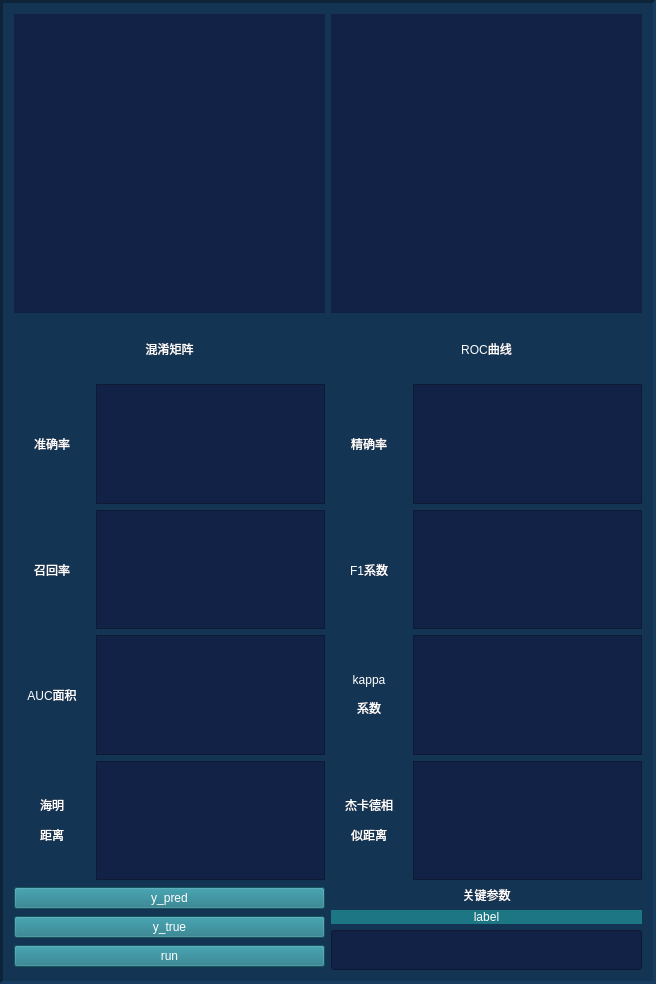
           <widget class="QFrame" name="frame_gener">
            <property name="styleSheet">
             <string notr="true">background-color: rgb(20, 52, 83);
border-color: rgb(255, 97, 6);
</string>
            </property>
            <property name="frameShape">
             <enum>QFrame::Panel</enum>
            </property>
            <property name="frameShadow">
             <enum>QFrame::Sunken</enum>
            </property>
            <property name="lineWidth">
             <number>3</number>
            </property>
            <property name="midLineWidth">
             <number>3</number>
            </property>
            <layout class="QVBoxLayout" name="verticalLayout">
             <item>
              <layout class="QGridLayout" name="gridLayout_gener_main" rowstretch="5,1,2,2,2,2,2" columnstretch="1,3,0,1,3">
               <property name="leftMargin">
                <number>0</number>
               </property>
               <item row="3" column="1" colspan="2">
                <widget class="QTextBrowser" name="textBrowser_R">
                 <property name="styleSheet">
                  <string notr="true">background-color: rgb(18, 34, 70);</string>
                 </property>
                </widget>
               </item>
               <item row="2" column="3">
                <widget class="QLabel" name="label_P">
                 <property name="styleSheet">
                  <string notr="true">color: rgb(255, 255, 255);
background-color:transparent;</string>
                 </property>
                 <property name="text">
                  <string>精确率</string>
                 </property>
                 <property name="alignment">
                  <set>Qt::AlignCenter</set>
                 </property>
                </widget>
               </item>
               <item row="4" column="4">
                <widget class="QTextBrowser" name="textBrowser_K">
                 <property name="styleSheet">
                  <string notr="true">background-color: rgb(18, 34, 70);</string>
                 </property>
                </widget>
               </item>
               <item row="5" column="3">
                <widget class="QLabel" name="label_J">
                 <property name="styleSheet">
                  <string notr="true">color: rgb(255, 255, 255);
background-color:transparent;</string>
                 </property>
                 <property name="text">
                  <string>&lt;html&gt;&lt;head/&gt;&lt;body&gt;&lt;p&gt;杰卡德相&lt;/p&gt;&lt;p&gt;似距离&lt;/p&gt;&lt;/body&gt;&lt;/html&gt;</string>
                 </property>
                 <property name="alignment">
                  <set>Qt::AlignCenter</set>
                 </property>
                </widget>
               </item>
               <item row="4" column="0">
                <widget class="QLabel" name="label_AUC">
                 <property name="styleSheet">
                  <string notr="true">color: rgb(255, 255, 255);
background-color:transparent;</string>
                 </property>
                 <property name="text">
                  <string>AUC面积</string>
                 </property>
                 <property name="alignment">
                  <set>Qt::AlignCenter</set>
                 </property>
                </widget>
               </item>
               <item row="0" column="3" colspan="2">
                <widget class="QLabel" name="label_ROC">
                 <property name="sizePolicy">
                  <sizepolicy hsizetype="Expanding" vsizetype="Expanding">
                   <horstretch>0</horstretch>
                   <verstretch>30</verstretch>
                  </sizepolicy>
                 </property>
                 <property name="minimumSize">
                  <size>
                   <width>0</width>
                   <height>0</height>
                  </size>
                 </property>
                 <property name="styleSheet">
                  <string notr="true">background-color: rgb(18, 34, 70);</string>
                 </property>
                 <property name="text">
                  <string/>
                 </property>
                 <property name="alignment">
                  <set>Qt::AlignCenter</set>
                 </property>
                </widget>
               </item>
               <item row="3" column="4">
                <widget class="QTextBrowser" name="textBrowser_F1">
                 <property name="styleSheet">
                  <string notr="true">background-color: rgb(18, 34, 70);</string>
                 </property>
                </widget>
               </item>
               <item row="2" column="4">
                <widget class="QTextBrowser" name="textBrowser_P">
                 <property name="styleSheet">
                  <string notr="true">background-color: rgb(18, 34, 70);</string>
                 </property>
                </widget>
               </item>
               <item row="3" column="0">
                <widget class="QLabel" name="label_R">
                 <property name="styleSheet">
                  <string notr="true">color: rgb(255, 255, 255);
background-color:transparent;</string>
                 </property>
                 <property name="text">
                  <string>召回率</string>
                 </property>
                 <property name="alignment">
                  <set>Qt::AlignCenter</set>
                 </property>
                </widget>
               </item>
               <item row="5" column="0">
                <widget class="QLabel" name="label_H">
                 <property name="styleSheet">
                  <string notr="true">color: rgb(255, 255, 255);
background-color:transparent;</string>
                 </property>
                 <property name="text">
                  <string>&lt;html&gt;&lt;head/&gt;&lt;body&gt;&lt;p&gt;海明&lt;/p&gt;&lt;p&gt;距离&lt;/p&gt;&lt;/body&gt;&lt;/html&gt;</string>
                 </property>
                 <property name="alignment">
                  <set>Qt::AlignCenter</set>
                 </property>
                </widget>
               </item>
               <item row="1" column="3" colspan="2">
                <widget class="QLabel" name="label_ROC_2">
                 <property name="sizePolicy">
                  <sizepolicy hsizetype="Expanding" vsizetype="Expanding">
                   <horstretch>0</horstretch>
                   <verstretch>30</verstretch>
                  </sizepolicy>
                 </property>
                 <property name="styleSheet">
                  <string notr="true">color: rgb(255, 255, 255);
background-color:transparent;</string>
                 </property>
                 <property name="text">
                  <string>ROC曲线</string>
                 </property>
                 <property name="alignment">
                  <set>Qt::AlignCenter</set>
                 </property>
                </widget>
               </item>
               <item row="5" column="4">
                <widget class="QTextBrowser" name="textBrowser_8">
                 <property name="styleSheet">
                  <string notr="true">background-color: rgb(18, 34, 70);</string>
                 </property>
                </widget>
               </item>
               <item row="3" column="3">
                <widget class="QLabel" name="label_F1">
                 <property name="styleSheet">
                  <string notr="true">color: rgb(255, 255, 255);
background-color:transparent;</string>
                 </property>
                 <property name="text">
                  <string>F1系数</string>
                 </property>
                 <property name="alignment">
                  <set>Qt::AlignCenter</set>
                 </property>
                </widget>
               </item>
               <item row="2" column="0">
                <widget class="QLabel" name="label_A">
                 <property name="styleSheet">
                  <string notr="true">color: rgb(255, 255, 255);
background-color:transparent;</string>
                 </property>
                 <property name="text">
                  <string>准确率</string>
                 </property>
                 <property name="alignment">
                  <set>Qt::AlignCenter</set>
                 </property>
                </widget>
               </item>
               <item row="0" column="0" colspan="3">
                <widget class="QLabel" name="label_C_2">
                 <property name="sizePolicy">
                  <sizepolicy hsizetype="Expanding" vsizetype="Expanding">
                   <horstretch>0</horstretch>
                   <verstretch>0</verstretch>
                  </sizepolicy>
                 </property>
                 <property name="minimumSize">
                  <size>
                   <width>50</width>
                   <height>50</height>
                  </size>
                 </property>
                 <property name="styleSheet">
                  <string notr="true">background-color: rgb(18, 34, 70);</string>
                 </property>
                 <property name="frameShape">
                  <enum>QFrame::NoFrame</enum>
                 </property>
                 <property name="frameShadow">
                  <enum>QFrame::Plain</enum>
                 </property>
                 <property name="lineWidth">
                  <number>3</number>
                 </property>
                 <property name="midLineWidth">
                  <number>0</number>
                 </property>
                 <property name="text">
                  <string/>
                 </property>
                 <property name="alignment">
                  <set>Qt::AlignCenter</set>
                 </property>
                </widget>
               </item>
               <item row="4" column="3">
                <widget class="QLabel" name="label_K">
                 <property name="styleSheet">
                  <string notr="true">color: rgb(255, 255, 255);
background-color:transparent;</string>
                 </property>
                 <property name="text">
                  <string>&lt;html&gt;&lt;head/&gt;&lt;body&gt;&lt;p&gt;kappa&lt;/p&gt;&lt;p&gt;系数&lt;/p&gt;&lt;/body&gt;&lt;/html&gt;</string>
                 </property>
                 <property name="alignment">
                  <set>Qt::AlignCenter</set>
                 </property>
                </widget>
               </item>
               <item row="2" column="1" colspan="2">
                <widget class="QTextBrowser" name="textBrowser_A">
                 <property name="styleSheet">
                  <string notr="true">background-color: rgb(18, 34, 70);</string>
                 </property>
                </widget>
               </item>
               <item row="1" column="0" colspan="3">
                <widget class="QLabel" name="label_C">
                 <property name="sizePolicy">
                  <sizepolicy hsizetype="Expanding" vsizetype="Expanding">
                   <horstretch>0</horstretch>
                   <verstretch>30</verstretch>
                  </sizepolicy>
                 </property>
                 <property name="font">
                  <font>
                   <pointsize>9</pointsize>
                  </font>
                 </property>
                 <property name="styleSheet">
                  <string notr="true">color: rgb(255, 255, 255);
background-color:transparent;</string>
                 </property>
                 <property name="locale">
                  <locale language="Catalan" country="Spain"/>
                 </property>
                 <property name="text">
                  <string>混淆矩阵</string>
                 </property>
                 <property name="alignment">
                  <set>Qt::AlignCenter</set>
                 </property>
                </widget>
               </item>
               <item row="5" column="1" colspan="2">
                <widget class="QTextBrowser" name="textBrowser_H">
                 <property name="styleSheet">
                  <string notr="true">background-color: rgb(18, 34, 70);</string>
                 </property>
                </widget>
               </item>
               <item row="4" column="1" colspan="2">
                <widget class="QTextBrowser" name="textBrowser_AUC">
                 <property name="styleSheet">
                  <string notr="true">background-color: rgb(18, 34, 70);</string>
                 </property>
                </widget>
               </item>
               <item row="6" column="0" colspan="3">
                <layout class="QVBoxLayout" name="verticalLayout_input_g">
                 <item>
                  <widget class="QPushButton" name="pushButton_y_pred_A">
                   <property name="styleSheet">
                    <string notr="true">color: rgb(255, 255, 255);
background-color: rgb(28, 118, 132);</string>
                   </property>
                   <property name="text">
                    <string>y_pred</string>
                   </property>
                  </widget>
                 </item>
                 <item>
                  <widget class="QPushButton" name="pushButton_y_true_A">
                   <property name="styleSheet">
                    <string notr="true">color: rgb(255, 255, 255);
background-color: rgb(28, 118, 132);</string>
                   </property>
                   <property name="text">
                    <string>y_true</string>
                   </property>
                  </widget>
                 </item>
                 <item>
                  <widget class="QPushButton" name="pushButton_run_A">
                   <property name="styleSheet">
                    <string notr="true">color: rgb(255, 255, 255);
background-color: rgb(28, 118, 132);</string>
                   </property>
                   <property name="text">
                    <string>run</string>
                   </property>
                  </widget>
                 </item>
                </layout>
               </item>
               <item row="6" column="3" colspan="2">
                <layout class="QVBoxLayout" name="verticalLayout_guanjiancanshu_gener">
                 <item>
                  <widget class="QLabel" name="label_guanjiancanshu_A">
                   <property name="styleSheet">
                    <string notr="true">color: rgb(255, 255, 255);</string>
                   </property>
                   <property name="text">
                    <string>关键参数</string>
                   </property>
                   <property name="alignment">
                    <set>Qt::AlignCenter</set>
                   </property>
                  </widget>
                 </item>
                 <item>
                  <widget class="QLabel" name="label_label_A">
                   <property name="styleSheet">
                    <string notr="true">color: rgb(255, 255, 255);
background-color: rgb(28, 118, 132);</string>
                   </property>
                   <property name="text">
                    <string>label</string>
                   </property>
                   <property name="alignment">
                    <set>Qt::AlignCenter</set>
                   </property>
                  </widget>
                 </item>
                 <item>
                  <widget class="QLineEdit" name="lineEdit_gener_A">
                   <property name="minimumSize">
                    <size>
                     <width>0</width>
                     <height>40</height>
                    </size>
                   </property>
                   <property name="styleSheet">
                    <string notr="true">background-color: rgb(18, 34, 70);</string>
                   </property>
                  </widget>
                 </item>
                </layout>
               </item>
              </layout>
             </item>
            </layout>
           </widget>
